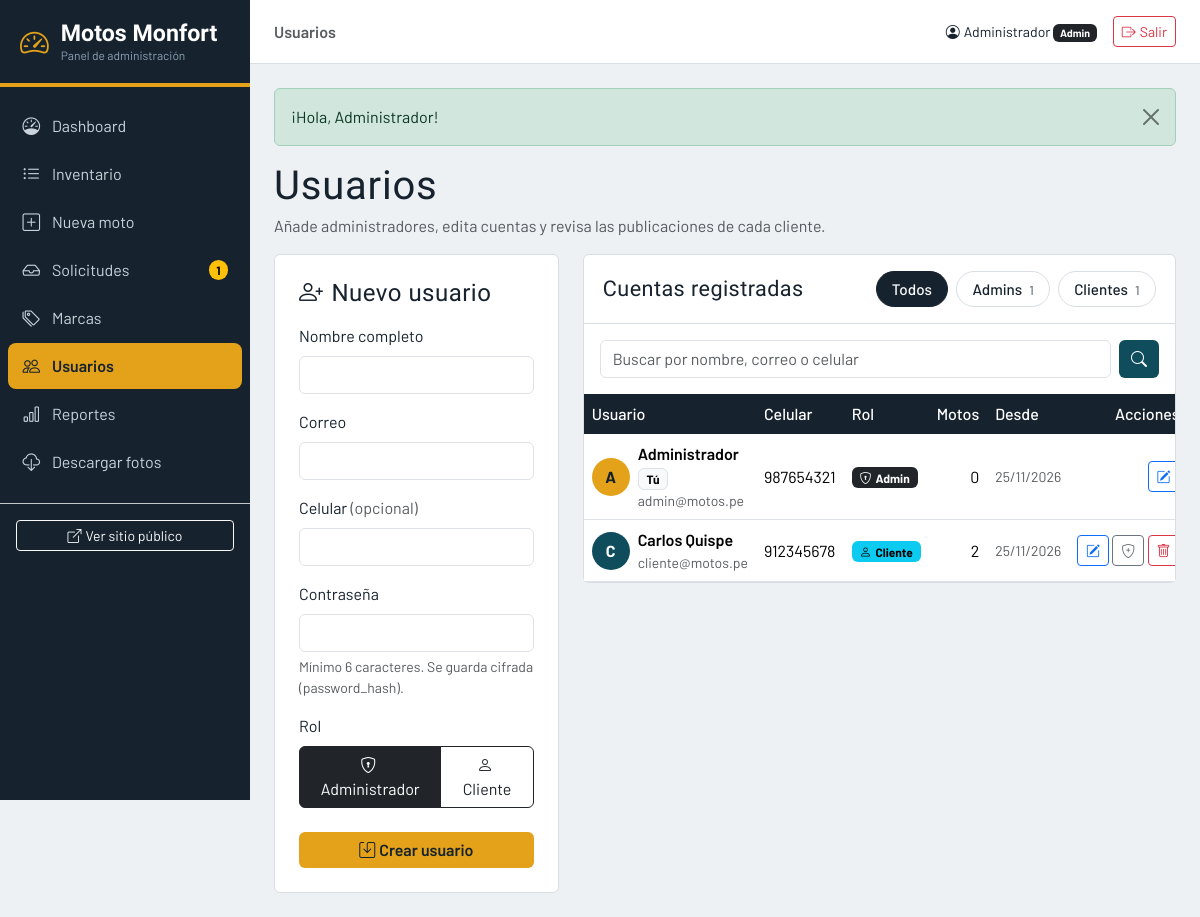
The app's page /admin/usuarios.php (signed in) with its own data.
### tables this page shows
CREATE TABLE usuarios (
    id INT AUTO_INCREMENT PRIMARY KEY,
    nombre VARCHAR(100) NOT NULL,
    usuario VARCHAR(100) NOT NULL UNIQUE,             
    password VARCHAR(255) NOT NULL,                   
    telefono VARCHAR(20) NULL,
    rol ENUM('admin','cliente') NOT NULL DEFAULT 'cliente',
    creado_en DATETIME NOT NULL DEFAULT CURRENT_TIMESTAMP
);

### includes/conexion.php (called while the page is built, shortened)
<?php
function e($valor): string
{
    return htmlspecialchars((string)$valor, ENT_QUOTES, 'UTF-8');
}

### admin/usuarios.php (the view, shortened to what this page needs)
<?php
require '../includes/conexion.php';
$miId = (int)$_SESSION['usuario_id'];
$porPagina = 8;
$editando = null;
$d = $editando
    ? ['nombre' => $editando['nombre'], 'usuario' => $editando['usuario'], 'telefono' => (string)$editando['telefono'], 'rol' => $editando['rol']]
    : ['nombre' => '', 'usuario' => '', 'telefono' => '', 'rol' => 'admin'];
$q      = trim($_GET['q'] ?? '');
$rol    = $_GET['rol'] ?? '';
if (!in_array($rol, ['admin', 'cliente'], true)) $rol = '';
$pagina = max(1, (int)($_GET['pagina'] ?? 1));
try {
    $where = [];
    $params = [];
    $sqlWhere = $where ? 'WHERE ' . implode(' AND ', $where) : '';
    $stmt = $pdo->prepare("SELECT COUNT(*) FROM usuarios u $sqlWhere");
    $stmt->execute($params);
    $total = (int)$stmt->fetchColumn();
    $totalPaginas = max(1, (int)ceil($total / $porPagina));
    $pagina = min($pagina, $totalPaginas);
    $stmt = $pdo->prepare(
        "SELECT u.id, u.nombre, u.usuario, u.telefono, u.rol, u.creado_en, COUNT(m.id) AS motos
         FROM usuarios u LEFT JOIN motos m ON m.id_usuario = u.id
         $sqlWhere
         GROUP BY u.id, u.nombre, u.usuario, u.telefono, u.rol, u.creado_en
         ORDER BY u.rol, u.nombre
         LIMIT :limite OFFSET :offset"
    );
    $stmt->bindValue(':limite', $porPagina, PDO::PARAM_INT);
    $stmt->bindValue(':offset', ($pagina - 1) * $porPagina, PDO::PARAM_INT);
    $stmt->execute();
    $lista = $stmt->fetchAll();
    $totales = $pdo->query("SELECT SUM(rol = 'admin') AS admins, SUM(rol = 'cliente') AS clientes FROM usuarios")->fetch();
} catch (PDOException $ex) {
    errorBD('Error al cargar los usuarios.', $ex);
}
function urlUsuarios(array $cambios = []): string
{
    global $q, $rol, $pagina;
    $datos = array_merge(['q' => $q, 'rol' => $rol, 'pagina' => $pagina], $cambios);
    $datos = array_filter($datos, function ($v) { return $v !== '' && $v !== null; });
    if (($datos['pagina'] ?? 1) === 1) unset($datos['pagina']);
    return 'usuarios.php' . ($datos ? '?' . http_build_query($datos) : '');
}
$esYoEditando = $editando && (int)$editando['id'] === $miId;
include '../includes/header_admin.php';
?>
<h1 class="mb-1">Usuarios</h1>
<p class="text-muted">Añade administradores, edita cuentas y revisa las publicaciones de cada cliente.</p>
<div class="row g-4">
    <div class="col-xl-4">
        <form method="post" class="panel p-4 needs-validation" novalidate><?= campoCsrf() ?>
            <h2 class="h4 mb-3">
                <?php if ($editando): ?>
                    <i class="bi bi-pencil-square me-2"></i>Editar usuario
                <?php else: ?>
                    <i class="bi bi-person-plus me-2"></i>Nuevo usuario
                <?php endif; ?>
            </h2>
            <div class="mb-3">
                <label class="form-label" for="nombre">Nombre completo</label>
                <input class="form-control" id="nombre" name="nombre" maxlength="100" value="<?= e($d['nombre']) ?>" required>
            </div>
            <div class="mb-3">
                <label class="form-label" for="usuario">Correo</label>
                <input type="email" class="form-control" id="usuario" name="usuario" value="<?= e($d['usuario']) ?>" required>
            </div>
            <div class="mb-3">
                <label class="form-label" for="telefono">Celular <span class="text-muted">(opcional)</span></label>
                <input type="tel" class="form-control" id="telefono" name="telefono" maxlength="20" pattern="[0-9 +]{6,20}" value="<?= e($d['telefono']) ?>">
            </div>
            <div class="mb-3">
                <label class="form-label" for="password"><?= $editando ? 'Nueva contraseña' : 'Contraseña' ?></label>
                <input type="password" class="form-control" id="password" name="password" minlength="6" <?= $editando ? '' : 'required' ?> autocomplete="new-password">
                <div class="form-text"><?= $editando ? 'Déjala vacía para no cambiarla.' : 'Mínimo 6 caracteres. Se guarda cifrada (password_hash).' ?></div>
            </div>
            <div class="mb-4">
                <span class="form-label d-block">Rol</span>
                <?php if ($esYoEditando): ?>
                    <input type="hidden" name="rol" value="admin">
                    <div class="form-text mt-0"><i class="bi bi-lock me-1"></i>Eres administrador. No puedes quitarte tu propio rol.</div>
                <?php else: ?>
                    <div class="btn-group w-100" role="group" aria-label="Rol">
                        <label class="btn btn-outline-dark" for="rolAdmin"><i class="bi bi-shield-lock me-1"></i>Administrador</label>
                        <label class="btn btn-outline-dark" for="rolCliente"><i class="bi bi-person me-1"></i>Cliente</label>
                    </div>
                <?php endif; ?>
            </div>
            <div class="d-flex gap-2">
                <button class="btn btn-amber flex-fill" type="submit" data-cargando="Guardando…">
                    <i class="bi bi-save me-1"></i><?= $editando ? 'Guardar cambios' : 'Crear usuario' ?>
                </button>
            </div>
        </form>
    </div>
    <div class="col-xl-8">
        <div class="panel">
            <div class="panel-titulo flex-wrap gap-2">
                <h2>Cuentas registradas</h2>
                <div class="chips">
                    <a class="chip <?= $rol === '' ? 'activa' : '' ?>" href="<?= e(urlUsuarios(['rol' => '', 'pagina' => 1])) ?>">Todos</a>
                    <a class="chip <?= $rol === 'admin' ? 'activa' : '' ?>" href="<?= e(urlUsuarios(['rol' => 'admin', 'pagina' => 1])) ?>">Admins <span class="n"><?= (int)$totales['admins'] ?></span></a>
                    <a class="chip <?= $rol === 'cliente' ? 'activa' : '' ?>" href="<?= e(urlUsuarios(['rol' => 'cliente', 'pagina' => 1])) ?>">Clientes <span class="n"><?= (int)$totales['clientes'] ?></span></a>
                </div>
            </div>
            <form method="get" class="d-flex gap-2 px-3 pt-3">
                <input type="search" name="q" class="form-control" placeholder="Buscar por nombre, correo o celular" value="<?= e($q) ?>" aria-label="Buscar usuarios">
                <button class="btn btn-petrol" type="submit"><i class="bi bi-search"></i><span class="visually-hidden">Buscar</span></button>
            </form>
            <div class="table-responsive mt-3">
                <table class="table align-middle mb-0">
                    <thead><tr><th>Usuario</th><th>Celular</th><th>Rol</th><th class="text-end">Motos</th><th>Desde</th><th class="text-end">Acciones</th></tr></thead>
                    <tbody>
                    <?php foreach ($lista as $u): $esYo = (int)$u['id'] === $miId; ?>
                        <tr class="<?= $editando && (int)$editando['id'] === (int)$u['id'] ? 'table-warning' : '' ?>">
                            <td>
                                <div class="d-flex align-items-center gap-2">
                                    <span class="avatar <?= $u['rol'] === 'admin' ? 'admin' : '' ?>"><?= e(mb_strtoupper(mb_substr($u['nombre'], 0, 1))) ?></span>
                                    <div>
                                        <div class="fw-semibold"><?= e($u['nombre']) ?><?= $esYo ? ' <span class="badge text-bg-light border">Tú</span>' : '' ?></div>
                                        <div class="small text-muted"><?= e($u['usuario']) ?></div>
                                    </div>
                                </div>
                            </td>
                            <td><?= e($u['telefono'] ?? '—') ?></td>
                            <td>
                                <?php if ($u['rol'] === 'admin'): ?>
                                    <span class="badge text-bg-dark"><i class="bi bi-shield-lock me-1"></i>Admin</span>
                                <?php else: ?>
                                    <span class="badge text-bg-info"><i class="bi bi-person me-1"></i>Cliente</span>
                                <?php endif; ?>
                            </td>
                            <td class="text-end"><?= (int)$u['motos'] ?></td>
                            <td class="small text-muted"><?= date('d/m/Y', strtotime($u['creado_en'])) ?></td>
                            <td class="text-end text-nowrap">
                                <a class="btn btn-sm btn-outline-primary" href="<?= e(urlUsuarios(['editar' => (int)$u['id']])) ?>" title="Ver y editar" aria-label="Ver y editar"><i class="bi bi-pencil-square"></i></a>
                                <?php if (!$esYo): ?>
                                    <form class="d-inline" method="post"><?= campoCsrf() ?>
                                        <button class="btn btn-sm btn-outline-secondary" type="submit" title="<?= $u['rol'] === 'admin' ? 'Quitar admin' : 'Hacer admin' ?>">
                                            <i class="bi <?= $u['rol'] === 'admin' ? 'bi-shield-x' : 'bi-shield-plus' ?>"></i><span class="visually-hidden"><?= $u['rol'] === 'admin' ? 'Quitar admin' : 'Hacer admin' ?></span>
                                        </button>
                                    </form>
                                    <form class="d-inline" method="post"
                                          onsubmit="return confirm('¿Eliminar a <?= e(addslashes($u['nombre'])) ?>? También se borrarán sus <?= (int)$u['motos'] ?> moto(s) publicadas.');"><?= campoCsrf() ?>
                                        <button class="btn btn-sm btn-outline-danger" type="submit" aria-label="Eliminar"><i class="bi bi-trash"></i></button>
                                    </form>
                                <?php endif; ?>
                            </td>
                        </tr>
                    <?php endforeach; ?>
                    </tbody>
                </table>
            </div>
        </div>
    </div>
</div>
<?php include '../includes/footer_admin.php'; ?>

### assets/css/estilos.css (style rules this page uses)
:root { --ink: #16222E; --petrol: #0F4C5C; --petrol-2: #0b3a47; --amber: #E3A21A; --amber-2: #c98f10; --steel: #EEF1F4; --line: #d8dee4; }
body { font-family: 'Barlow', system-ui, sans-serif; background: var(--steel); color: var(--ink); }
h1, h2, h3, .navbar-brand, .display-font { font-family: 'Barlow Condensed', sans-serif; letter-spacing: .02em; }
.btn-petrol { background: var(--petrol); color: #fff; border: 0; }
.btn-amber { background: var(--amber); color: var(--ink); border: 0; font-weight: 600; }
.panel { background: #fff; border: 1px solid var(--line); border-radius: 6px; }
.table thead th { background: var(--ink); color: #fff; font-weight: 500; border: 0; }
.chips { display: flex; flex-wrap: wrap; gap: .5rem; }
.chip { border: 1px solid var(--line); background: #fff; color: var(--ink); border-radius: 999px; padding: .35rem .95rem; text-decoration: none; font-weight: 500; font-size: .95rem; transition: all .15s; }
.chip.activa { background: var(--ink); border-color: var(--ink); color: #fff; }
.chip .n { opacity: .6; margin-left: .25rem; font-size: .85em; }
.avatar { width: 38px; height: 38px; border-radius: 50%; display: inline-grid; place-items: center; font-weight: 700; background: var(--petrol); color: #fff; flex-shrink: 0; }
.avatar.admin { background: var(--amber); color: var(--ink); }

### assets/css/admin.css (style rules this page uses)
body.admin { background: var(--steel); }
.panel-titulo { display: flex; align-items: center; justify-content: space-between; padding: 1rem 1.2rem; border-bottom: 1px solid var(--line); }
.panel-titulo h2 { font-size: 1.35rem; margin: 0; }

### records on screen
usuarios: nombre "A", nombre "Administrador", shows "Tú", usuario "admin@motos.pe", telefono "987654321", rol "admin" (drawn), motos "0", creado_en "25/11/2026"
usuarios: nombre "C", nombre "Carlos Quispe", usuario "cliente@motos.pe", telefono "912345678", rol "cliente" (drawn), motos "2", creado_en "25/11/2026"

### other values on screen
$texto "Dashboard"
$texto "Inventario"
$texto "Nueva moto"
$texto "Solicitudes"
$pendientes "1"
$texto "Marcas"
$texto "Usuarios"
$texto "Reportes"
$texto "Descargar fotos"
$titulo "Usuarios"
$_SESSION['nombre'] "Administrador"
$f['texto'] "¡Hola, Administrador!"
$totales['admins'] "1"
$totales['clientes'] "1"
